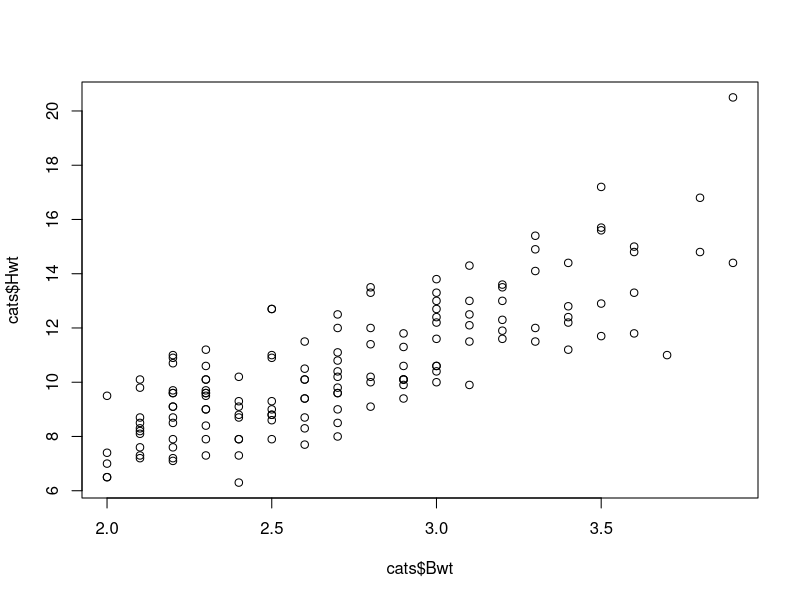
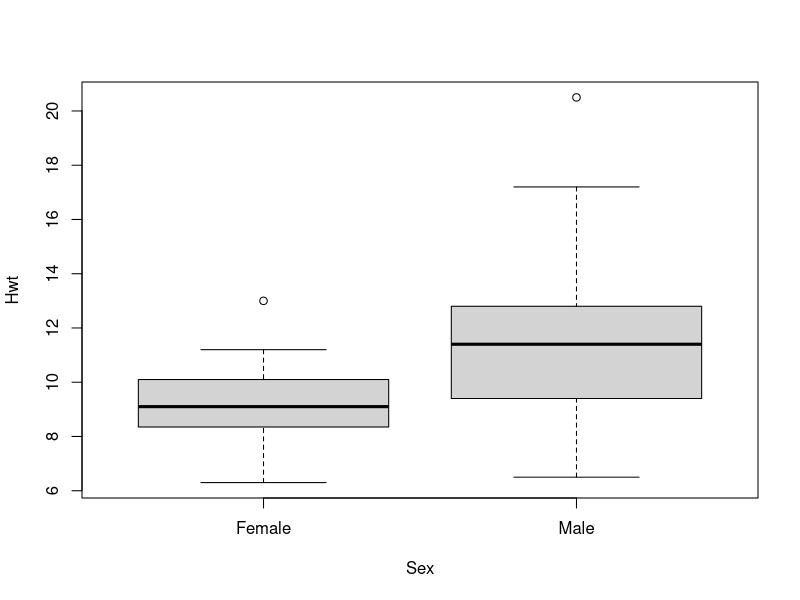
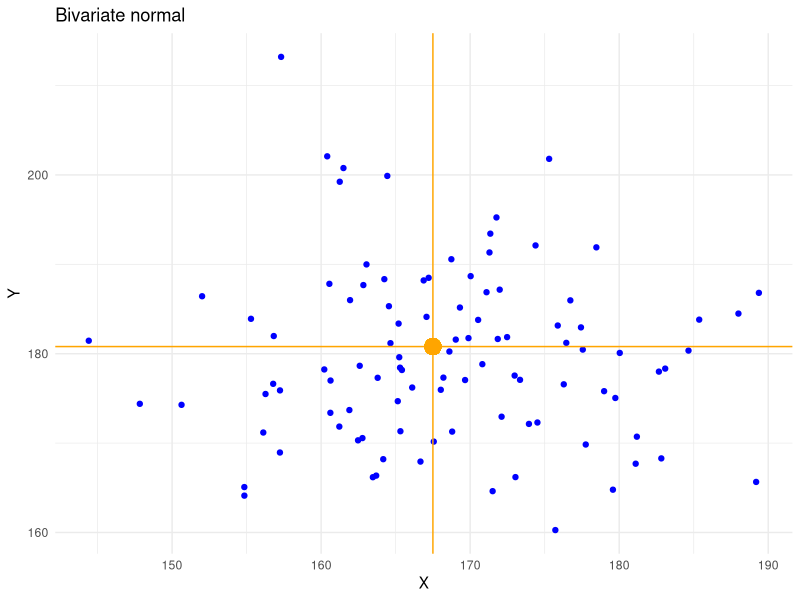
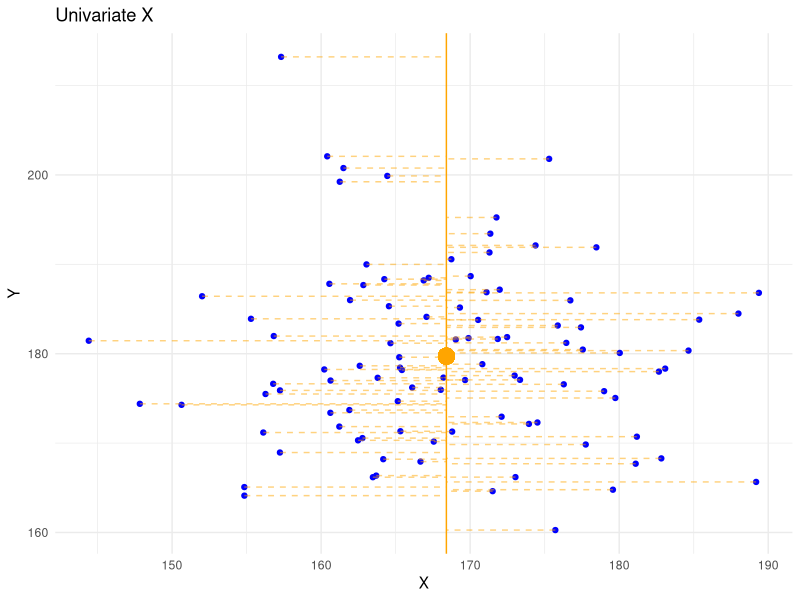
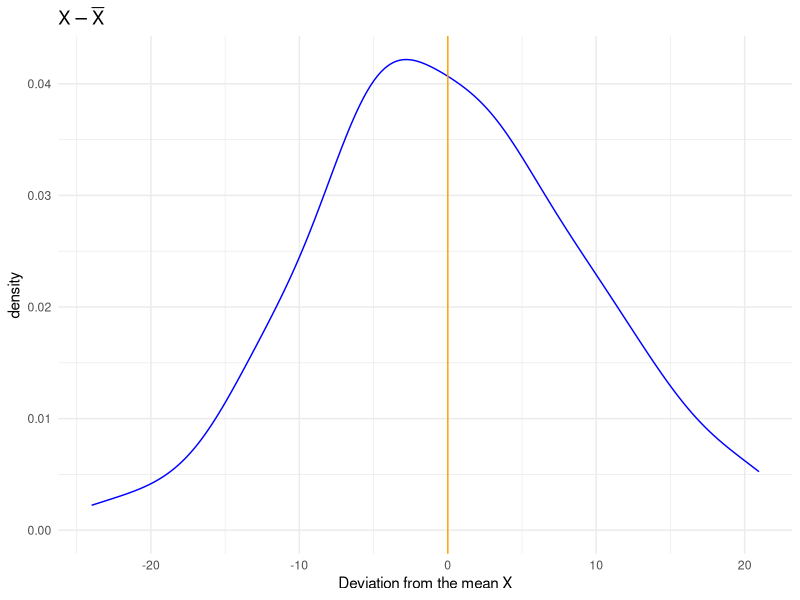
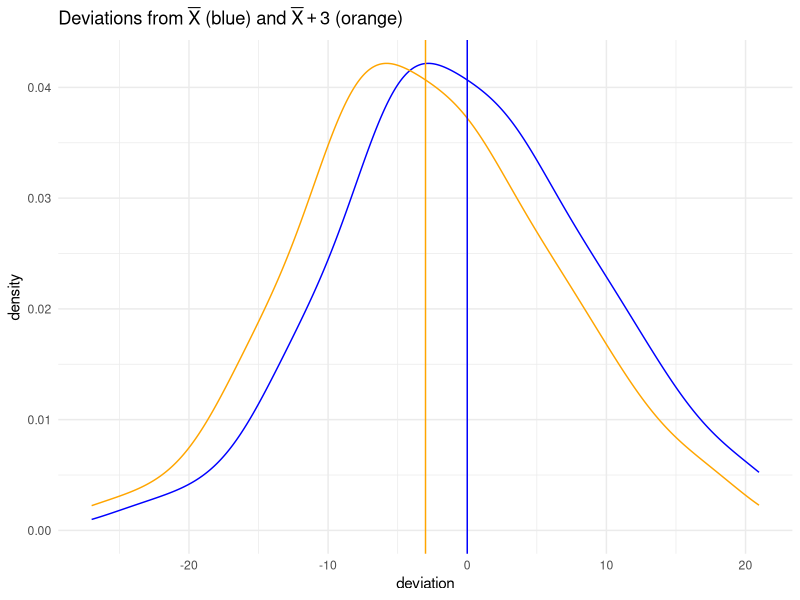
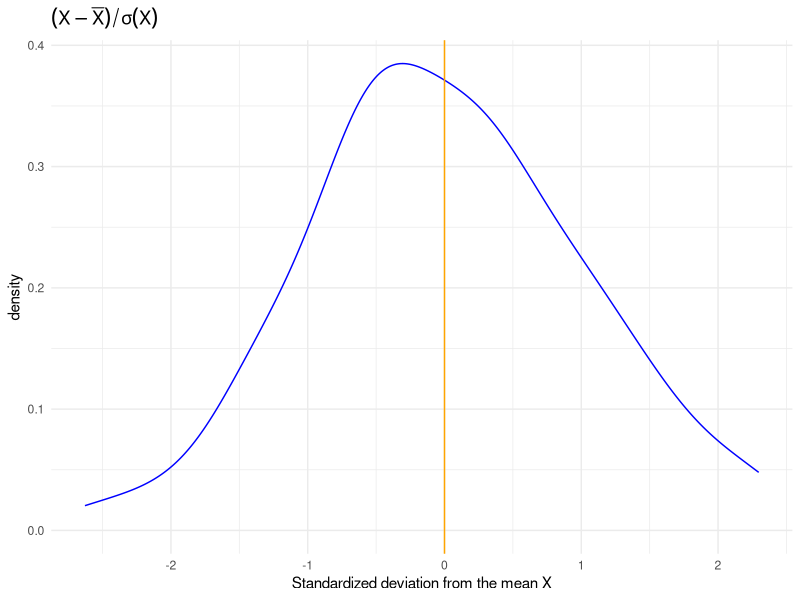
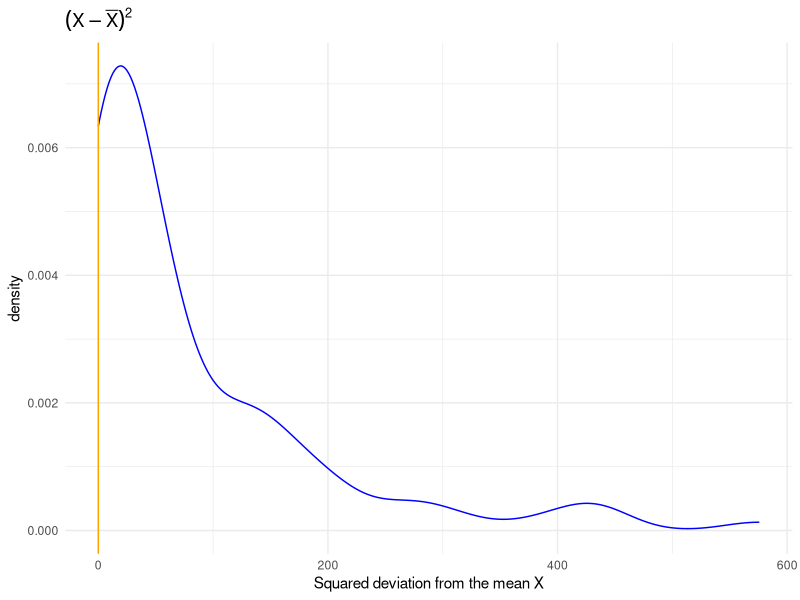

The R script that drew these images, in order:
## ---- chunk 1
library(MASS)     # for the cats data
library(dplyr)    # data manipulation
library(haven)    # in/exporting data
library(magrittr) # pipes
## ---- chunk 2
head(cats)
## ---- chunk 3
str(cats)
## ---- chunk 4
fem.cats <- cats[cats$Sex == "F", ]
dim(fem.cats)
head(fem.cats)
## ---- chunk 5
heavy.cats <- cats[cats$Bwt > 3, ]
dim(heavy.cats)
head(heavy.cats)
## ---- chunk 6
heavy.cats <- subset(cats, Bwt > 3)
dim(heavy.cats)
head(heavy.cats)
## ---- chunk 7
filter(cats, Bwt > 2, Bwt < 2.2, Sex == "F")
## ---- chunk 8
class(cats$Sex)
levels(cats$Sex)
## ---- chunk 9
levels(cats$Sex) <- c("Female", "Male")
table(cats$Sex)
head(cats)
## ---- chunk 10
sorted.cats <- cats[order(cats$Bwt), ]
head(sorted.cats)
## ---- chunk 11
cats.numbers <- cbind(Weight = cats$Bwt, HeartWeight = cats$Hwt)
head(cats.numbers)
## ---- chunk 12
rbind(cats[1:3, ], cats[1:5, ])
## ---- chunk 13
cor(cats[, -1])
## ---- chunk 14
cor.test(cats$Bwt, cats$Hwt)
## ---- chunk 15
plot(cats$Bwt, cats$Hwt)
## ---- chunk 16
t.test(formula = Hwt ~ Sex, data = cats)
## ---- chunk 17
plot(formula = Hwt ~ Sex, data = cats)
## ---- chunk 18
boys  <- read_sav("boys.sav")
boys2 <- transform(boys, hgt = hgt / 100)
boys3 <- filter(boys2, age > 15)
boys4 <- subset(boys3, select = c(hgt, wgt, bmi))
## ---- chunk 19
boys <-
  read_sav("boys.sav") %>%
  transform(hgt = hgt/100) %>%
  filter(age > 15) %>%
  subset(select = c(hgt, wgt, bmi))
## ---- chunk 20
rnorm(10) %>% mean()
## ---- chunk 21
boys %>% cor(use = "pairwise.complete.obs")
## ---- chunk 22
boys %>% subset(select = wgt) %>% na.omit() %>% max()
## ---- chunk 23
nrow(cats)

cats.outl <- 
  cats %>% 
  filter(Hwt < mean(Hwt) + 3 * sd(Hwt), 
         Hwt > mean(Hwt) - 3 * sd(Hwt))

nrow(cats.outl)

cats %>%  
  filter(Hwt > mean(Hwt) + 3 * sd(Hwt))
## ---- chunk 24
set.seed(123)
1:5 %>%
  mean() %>%
  rnorm(10)
## ---- chunk 25
set.seed(123)
1:5 %>% 
  mean() %>%
  rnorm(n = 10, mean = .)
## ---- chunk 26
sample(x = c(1, 1, 2, 3, 5, 8), size = 2)
## ---- chunk 27
set.seed(123)
1:26 %>%
  sample(3) %>%
  paste(., LETTERS[.])
## ---- chunk 28
set.seed(123)
1:26

set.seed(123)
1:26 %>% 
  sample(3)

set.seed(123)
1:26 %>%
  sample(3) %>%
  paste(., LETTERS[.])
## ---- chunk 29
cats %$%
  t.test(Hwt ~ Sex)
## ---- chunk 30
cats.test <- 
  cats %$%
  t.test(Bwt ~ Sex)

cats.test
## ---- chunk 31
library(ggplot2)
set.seed(123)
plotdata <- data.frame(X = rnorm(100, 167.5, 10),
           Y = rnorm(100, 180.8, 10)) 
plotdata %>%
  ggplot(aes(X, Y)) + 
  geom_point(color = "blue") + 
  geom_point(aes(167.5, 180.8), color = "orange", size = 5) + 
  geom_vline(xintercept = 167.5, color = "orange") + 
  geom_hline(yintercept = 180.8, color = "orange") + 
  ggtitle(bquote("Bivariate normal")) + 
  theme_minimal()
## ---- chunk 32
plotdata %>%
  ggplot(aes(X, Y)) + 
  geom_point(color = "blue") + 
  geom_point(aes(mean(X), mean(Y)), color = "orange", size = 5) + 
  geom_segment(aes(xend = 168.4041, yend = Y), color = "orange", lty = 2, alpha = .5) +
  geom_vline(xintercept = 168.4041, color = "orange") + 
  ggtitle(bquote("Univariate" ~X )) + 
  theme_minimal()
## ---- chunk 33
plotdata %>%
  mutate(deviation = X-mean(X)) %>%
  ggplot(aes(deviation)) + 
  geom_density(color = "blue") + 
  geom_vline(xintercept = 0, color = "orange") + 
  ggtitle(expression(X - bar(X))) + xlab("Deviation from the mean X") + 
  theme_minimal()
## ---- chunk 34
plotdata %>%
  mutate(deviation = X - mean(X), 
         deviation2 = X - (mean(X) + 3)) %>%
  select(deviation, deviation2) %>%
  colSums %>%
  round(digits = 3)
## ---- chunk 35
plotdata %>%
  mutate(deviation = X - mean(X), 
         deviation2 = X - (mean(X) + 3)) %>%
  ggplot() + 
  geom_density(aes(deviation), color = "blue") + 
  geom_density(aes(deviation2), color = "orange") + 
  geom_vline(xintercept = -3, color = "orange") +  
  geom_vline(xintercept = 0, color = "blue") +  
  ggtitle(expression(paste("Deviations from ", bar(X), " (blue) and ", bar(X) + 3, " (orange)")))+
  theme_minimal()
## ---- chunk 36
plotdata %>%
  mutate(deviation = (X-mean(X))/sd(X)) %>%
  ggplot(aes(deviation)) + 
  geom_density(color = "blue") + 
  geom_vline(xintercept = 0, color = "orange") + 
  ggtitle(expression((X - bar(X)) / sigma(X))) + xlab("Standardized deviation from the mean X") + 
  theme_minimal()
## ---- chunk 37
plotdata %>%
  mutate(deviation = (X-mean(X))^2) %>%
  ggplot(aes(deviation)) + 
  geom_density(color = "blue") + 
  geom_vline(xintercept = 0, color = "orange") + 
  ggtitle(expression((X - bar(X))^2)) + xlab("Squared deviation from the mean X") + 
  theme_minimal()
## ---- chunk 38
plotdata %>%
  ggplot(aes(X, Y)) + 
  geom_point(color = "blue") + 
  geom_point(aes(mean(X), mean(Y)), color = "orange", size = 5) +   
  geom_segment(aes(xend = X, yend = 179.7245), color = "orange", lty = 2, alpha = .5) + 
  geom_hline(yintercept = 179.7245, color = "orange") +
  ggtitle(bquote("Univariate" ~Y ))
## ---- chunk 39
plotdata %>%
  ggplot(aes(X, Y)) + 
  geom_point(color = "blue") + 
  geom_point(aes(mean(X), mean(Y)), color = "orange", size = 5) + 
  geom_segment(aes(x = X, y = Y, xend = mean(X), yend = mean(Y)), color = "orange", lty = 2, alpha = .5) +
  ggtitle("Multivariate (X, Y)") + 
  theme_minimal()
## ---- chunk 40
fit <- plotdata %$%
  lm(Y~X)

plotdata %>%
  mutate(predicted = predict(fit),
          residuals = residuals(fit)) %>%
  ggplot(aes(X, Y)) +
  geom_smooth(method = "lm", se = FALSE, color = "orange") +
  geom_segment(aes(xend = X, yend = predicted), color = "orange", alpha = .5) +
  geom_point(aes(color = abs(residuals))) + 
  scale_color_continuous(low = "blue", high = "red") +  
  guides(color = FALSE) +  
  geom_point(aes(y = predicted), shape = 1, color = "orange") +
  ggtitle("Multivariate (X, Y)") + 
  theme_minimal()
## ---- chunk 41
plotdata2 <- data.frame(X = rnorm(100, 167.5, 10)) %>%
  mutate(Y = rnorm(100, 0, 10) - X + 335)

fit <- plotdata2 %$%
  lm(Y~X)

 plotdata2 %>%
   mutate(predicted = predict(fit),
          residuals = residuals(fit)) %>%
  ggplot(aes(X, Y)) +
  geom_smooth(method = "lm", se = FALSE, color = "orange") +
  geom_segment(aes(xend = X, yend = predicted), color = "orange", alpha = .5) +
  geom_point(aes(color = abs(residuals))) + 
  scale_color_continuous(low = "blue", high = "red") +  
  guides(color = FALSE) +  
  geom_point(aes(y = predicted), shape = 1, color = "orange") +
  ggtitle("Multivariate (X, Y), higher correlation") +
  theme_minimal()
